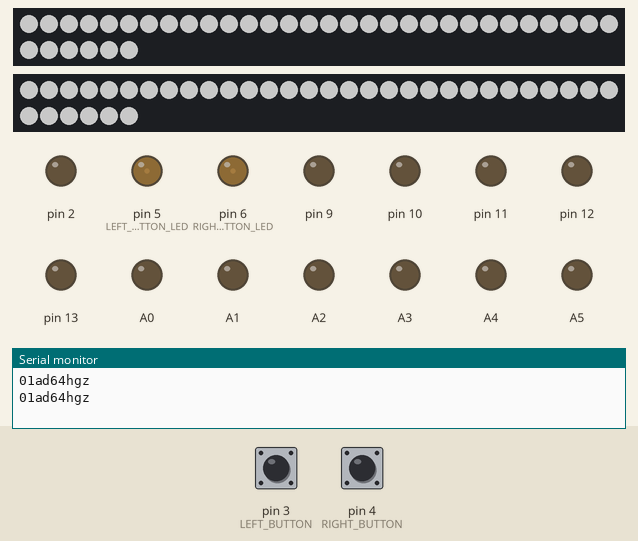
Bench run of a sketch on a simulated Arduino Nano, built with avr-gcc and run on an emulated ATmega328P. Parts: 2 × 36 RGB LEDs in strip order, left to right, continuing on the next row, output pins drawn as LEDs (lit = HIGH), the last lines printed to the serial monitor. Dashed ring = blinking. The inputs (shaded band) are chosen by the test bench; at power-on: pin 3 (LEFT_BUTTON) HIGH, pin 4 (RIGHT_BUTTON) HIGH. Dim RGB values are drawn brighter than linear.

Above: at 2.4 s.
2.6 s: pin 3 (LEFT_BUTTON) pulled LOW for 0.15 s
At 3.29 s:
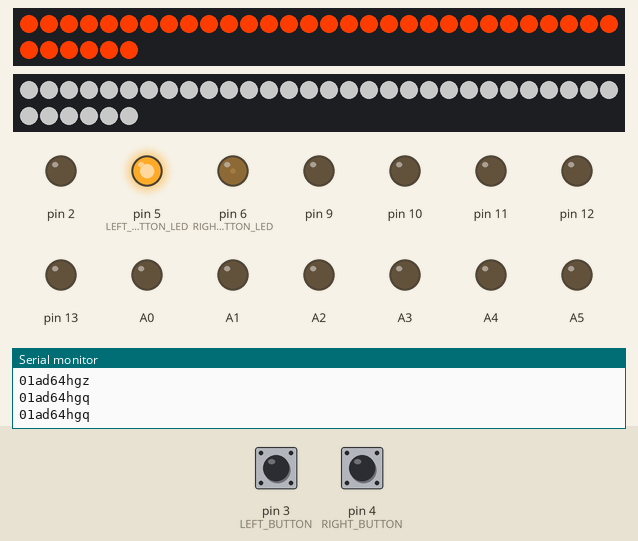
3.3 s: pin 4 (RIGHT_BUTTON) pulled LOW for 0.15 s
At 3.96 s:
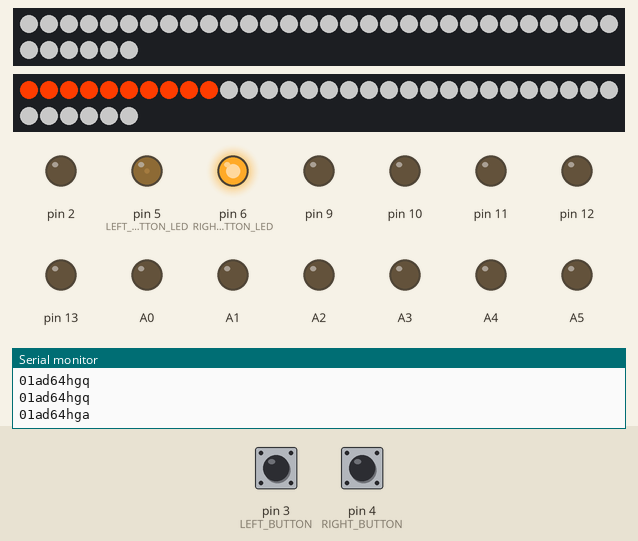
4.0 s: pin 3 (LEFT_BUTTON) pulled LOW for 1 s
At 5.01 s:
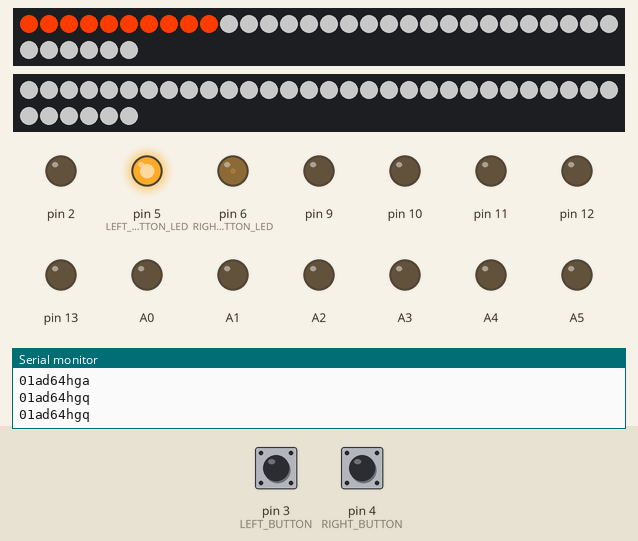
5.6 s: pin 4 (RIGHT_BUTTON) pulled LOW for 1 s
At 6.42 s:
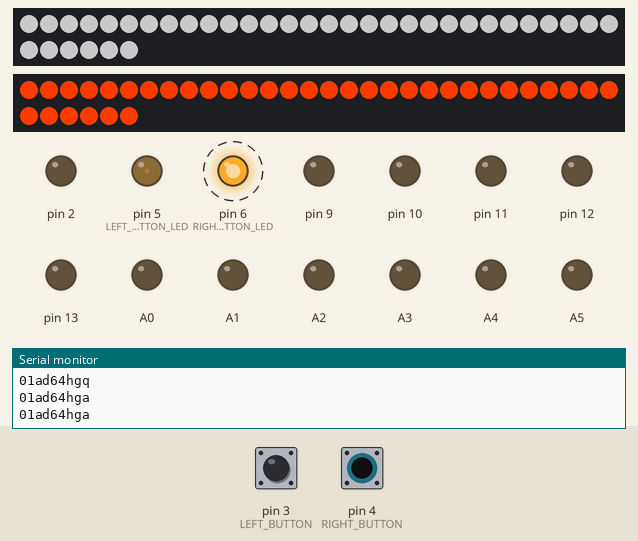
Timing chart, 0 to 8.2 s (numbered marks = the images above; inputs shaded):
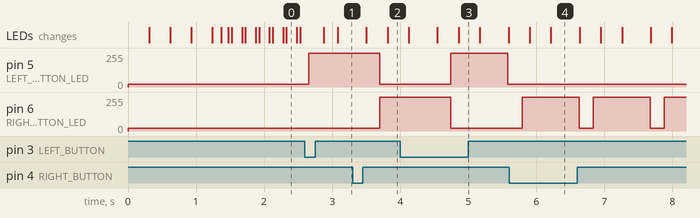

The sketch:

FrontModule.ino
```cpp
#include <Adafruit_NeoPixel.h>

#define LEFT_BUTTON 3
#define RIGHT_BUTTON 4
#define LEFT_BUTTON_LED 5
#define RIGHT_BUTTON_LED 6
#define LEFT_FRONT 7
#define RIGHT_FRONT 8

Adafruit_NeoPixel leftFront = Adafruit_NeoPixel(36, LEFT_FRONT, NEO_GRBW + NEO_KHZ800);
Adafruit_NeoPixel rightFront = Adafruit_NeoPixel(36, RIGHT_FRONT, NEO_GRBW + NEO_KHZ800);
bool blink = false;
unsigned long microsBlink = 0;
unsigned long microsIndicate = 0;
bool lastLeftState = true;
bool leftState = false;
bool lastRightState = true;
bool rightState = false;
bool indicating = false;
bool indicateLeft = false;
bool indicateRight = false;
bool stateChange = false;
unsigned long debounceDelay = 50;
unsigned long millisBounce = 0;
unsigned long tmp = 0;
String UNIQUE_KEY = "01ad64hg";
String strStatus = "z";

unsigned long lastSend = 0;
unsigned int sendDelay = 900;

void setup()
{
	Serial.begin(2400);
	leftFront.begin();
	leftFront.show(); // Initialize all pixels to 'off'
	rightFront.begin();
	rightFront.show(); // Initialize all pixels to 'off'
	pinMode(LEFT_BUTTON, INPUT_PULLUP);
	pinMode(RIGHT_BUTTON, INPUT_PULLUP);
	pinMode(LEFT_BUTTON_LED, OUTPUT);
	pinMode(RIGHT_BUTTON_LED, OUTPUT);
	analogWrite(LEFT_BUTTON_LED, 20);
	analogWrite(RIGHT_BUTTON_LED, 20);
	//Setup and ground all remaining pins.
	pinMode(2, OUTPUT);
	digitalWrite(2, LOW);
	pinMode(9, OUTPUT);
	digitalWrite(9, LOW);
	pinMode(10, OUTPUT);
	digitalWrite(10, LOW);
	pinMode(11, OUTPUT);
	digitalWrite(11, LOW);
	pinMode(12, OUTPUT);
	digitalWrite(12, LOW);
	pinMode(13, OUTPUT);
	digitalWrite(13, LOW);
	pinMode(A0, OUTPUT);
	analogWrite(A0, 0);
	pinMode(A1, OUTPUT);
	analogWrite(A1, 0);
	pinMode(A2, OUTPUT);
	analogWrite(A2, 0);
	pinMode(A3, OUTPUT);
	analogWrite(A3, 0);
	pinMode(A4, OUTPUT);
	analogWrite(A4, 0);
	pinMode(A5, OUTPUT);
	analogWrite(A5, 0);
	pinMode(A6, OUTPUT);
	analogWrite(A6, 0);
	pinMode(A7, OUTPUT);
	analogWrite(A7, 0);

	delay(300);
	WakeUp();
}
void loop() // run over and over
{
	unsigned long now = millis();
	if (now > lastSend + sendDelay) {
		lastSend = now;
		String message = UNIQUE_KEY + strStatus;
		Serial.println(message);
	}

	ProcessButtons();
	UpdateLeds();
}

void WakeUp() {
	int led = 0;
	for (int j = 0; j < 36; j++) {
		for (int i = 0; i < 36; i++) {
			if (i == led) {
				leftFront.setPixelColor(i, 255, 255, 255, 255);
				rightFront.setPixelColor(i, 255, 255, 255, 255);
			}
			else
			{
				leftFront.setPixelColor(i, 0, 0, 0, 0);
				rightFront.setPixelColor(i, 0, 0, 0, 0);
			}
		}
		leftFront.show();
		rightFront.show();
		delay(10);
		led++;
	}
	for (int j = 0; j < 36; j++) {
		for (int i = 35; i > -1; i--) {
			if (i == led) {
				leftFront.setPixelColor(i, 255, 255, 255, 255);
				rightFront.setPixelColor(i, 255, 255, 255, 255);
			}
			else
			{
				leftFront.setPixelColor(i, 0, 0, 0, 0);
				rightFront.setPixelColor(i, 0, 0, 0, 0);
			}
		}
		leftFront.show();
		rightFront.show();
		delay(10);
		led--;
	}
}

void ProcessButtons() {
	bool leftReading = !digitalRead(LEFT_BUTTON);
	bool rightReading = !digitalRead(RIGHT_BUTTON);

	if (!(leftReading && rightReading)) { //check both buttons are not pressed
		if (leftReading != lastLeftState) {
			millisBounce = millis();
		}

		if (rightReading != lastRightState) {
			millisBounce = millis();
		}
		tmp = millis() - millisBounce;
		if (tmp > 50) {
			if (leftReading != leftState) {
				leftState = leftReading;

				stateChange = true;
			}
			if (rightReading != rightState)
			{
				rightState = rightReading;
				stateChange = true;
			}
		}
		lastLeftState = leftReading;
		lastRightState = rightReading;

		if (leftState && stateChange) {
			indicateLeft = !indicateLeft;
			if (indicateLeft) indicateRight = false;

			stateChange = false;

			if (indicateLeft) {
				strStatus = "q";
			}
			else
			{
				strStatus = "z";
			}

			Serial.println(UNIQUE_KEY + strStatus);
			//delay(500);
		}
		if (rightState && stateChange) {
			indicateRight = !indicateRight;
			if (indicateRight) indicateLeft = false;
			stateChange = false;
			if (indicateRight) {
				strStatus = "a";
			}
			else
			{
				strStatus = "z";
			}

			Serial.println(UNIQUE_KEY + strStatus);
			//delay(500);
		}
	}
}

void UpdateLeds() {
	if (indicateLeft) {
		if (indicating == false) {
			analogWrite(LEFT_BUTTON_LED, 255);
			analogWrite(RIGHT_BUTTON_LED, 20);
			for (uint16_t i = 0; i < 36; i++) {
				rightFront.setPixelColor(i, rightFront.Color(0, 0, 0, 100));
			}
			rightFront.show();
			for (uint16_t i = 0; i < 36; i++) {
				leftFront.setPixelColor(i, leftFront.Color(255, 60, 0, 0));
				leftFront.show();
				ProcessButtons();
				delay(10);
			}
			microsIndicate = millis();
			indicating = true;
		}
		if (millis() > microsIndicate + 400) {
			analogWrite(LEFT_BUTTON_LED, 20);
			for (uint16_t i = 0; i < 36; i++) {
				rightFront.setPixelColor(i, rightFront.Color(0, 0, 0, 100));
			}
			rightFront.show();
			for (uint16_t i = 0; i < 36; i++) {
				leftFront.setPixelColor(i, leftFront.Color(0, 0, 0, 100));
			}
			leftFront.show();
		}
		if (millis() > microsIndicate + 600) {
			indicating = false;
		}
	}
	if (indicateRight) {
		if (indicating == false) {
			analogWrite(RIGHT_BUTTON_LED, 255);
			analogWrite(LEFT_BUTTON_LED, 20);
			for (uint16_t i = 0; i < 36; i++) {
				leftFront.setPixelColor(i, leftFront.Color(0, 0, 0, 100));
			}
			rightFront.show();
			for (uint16_t i = 0; i < 36; i++) {
				rightFront.setPixelColor(i, rightFront.Color(255, 60, 0, 0));
				rightFront.show();
				ProcessButtons();
				delay(10);
			}
			microsIndicate = millis();
			indicating = true;
		}
		if (millis() > microsIndicate + 400) {
			analogWrite(RIGHT_BUTTON_LED, 20);
			for (uint16_t i = 0; i < 36; i++) {
				leftFront.setPixelColor(i, leftFront.Color(0, 0, 0, 100));
			}
			rightFront.show();
			for (uint16_t i = 0; i < 36; i++) {
				rightFront.setPixelColor(i, rightFront.Color(0, 0, 0, 100));
			}
			rightFront.show();
		}
		if (millis() > microsIndicate + 600) {
			indicating = false;
		}
	}

	if (!indicateLeft && !indicateRight) {
		indicating = false;
		if ((millis() > microsBlink + 100 && millis() < microsBlink + 150) || millis() > microsBlink + 300) {
			blink = true;
		}
		if ((millis() > microsBlink + 150 && millis() < microsBlink + 200) || millis() > microsBlink + 350) {
			blink = false;
		}
		if (millis() > microsBlink + 400) microsBlink = millis();
		for (int j = 0; j < 36; j++)
		{
			leftFront.setPixelColor(j, 0, 0, 0, 100); //192
			rightFront.setPixelColor(j, 0, 0, 0, 100);

			if (blink) {
				if (j % 5 == 0) {
					leftFront.setPixelColor(j, 255, 255, 255, 255); //255
					rightFront.setPixelColor(j, 255, 255, 255, 255);
				}
			}
		}
		analogWrite(LEFT_BUTTON_LED, 20);
		analogWrite(RIGHT_BUTTON_LED, 20);
	}
	leftFront.show();
	rightFront.show();
}
```

Measured:
- after the input at 2.6 s, pin 5 (LEFT_BUTTON_LED): 20/255 → 255/255 after 0.06 s; the LEDs: first change after 0.28 s (image 1 shows a later state)
- after the input at 3.3 s, pin 6 (RIGHT_BUTTON_LED): 20/255 → 255/255 after 0.40 s; the LEDs: first differ from a run without the input after 0.51 s (image 2)
- after the input at 4.0 s, pin 5 (LEFT_BUTTON_LED): 20/255 → 255/255 after 0.75 s, → 20/255 0.84 s later; the LEDs: first differ from a run without the input after 0.86 s (image 3)
- after the input at 5.6 s, pin 5 (LEFT_BUTTON_LED): stops changing and stays 20/255; pin 6 (RIGHT_BUTTON_LED): alternates 255/255 for 0.84 s and 20/255 for 0.21 s, starting after 0.19 s; the LEDs: first change after 0.30 s (image 4 shows a later state)
